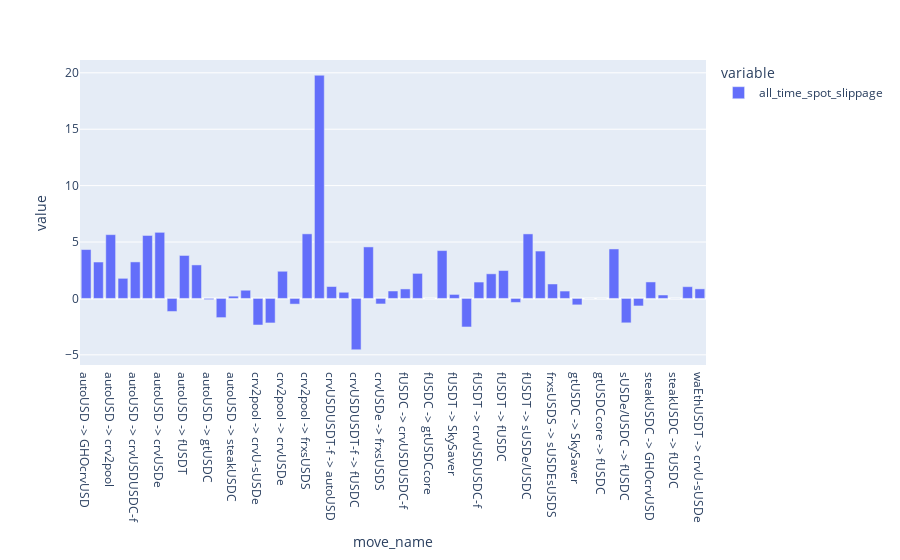
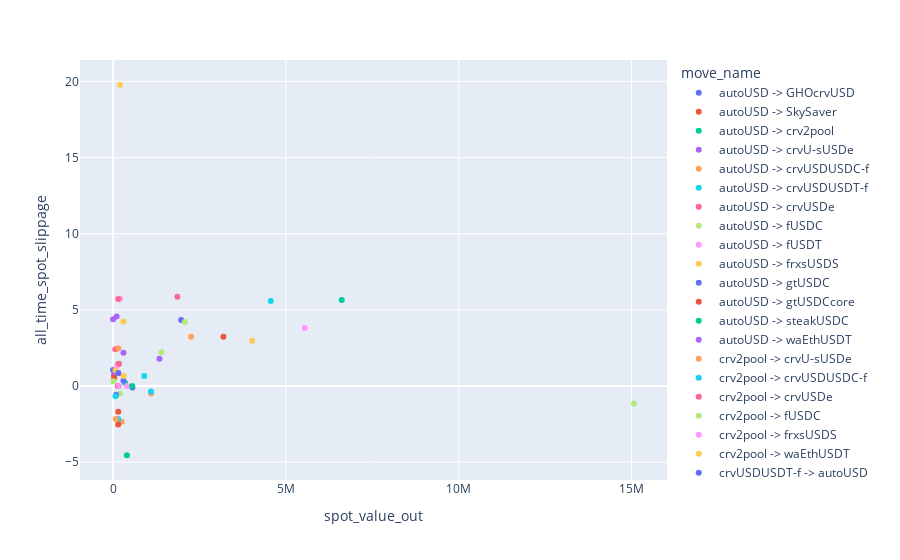

Notebook code cell kept with these figures, in order:
### Code cell
import plotly.express as px
import plotly.io as pio

pio.templates.default = None

df["adjusted_spot_value_out"] = df["spot_value_out"]
by_move_name = df.groupby("move_name")[["spot_value_out", "real_spot_swap_cost"]].sum()
by_move_name["all_time_spot_slippage"] = 10_000 * by_move_name["real_spot_swap_cost"] / by_move_name["spot_value_out"]

px.bar(by_move_name["all_time_spot_slippage"], orientation="v").show()

px.scatter(by_move_name, x="spot_value_out", y="all_time_spot_slippage", color=by_move_name.index)

### Figure 1 — Plotly figure (JSON) as saved in the notebook; plotly's stock layout.template omitted (floating-point values rounded to 4 significant figures)
{"data": [{"alignmentgroup": "True", "hovertemplate": "variable=all_time_spot_slippage<br>move_name=%{x}<br>value=%{y}<extra></extra>", "legendgroup": "all_time_spot_slippage", "marker": {"color": "#636efa", "pattern": {"shape": ""}}, "name": "all_time_spot_slippage", "offsetgroup": "all_time_spot_slippage", "orientation": "v", "showlegend": true, "textposition": "auto", "type": "bar", "x": ["autoUSD -> GHOcrvUSD", "autoUSD -> SkySaver", "autoUSD -> crv2pool", "autoUSD -> crvU-sUSDe", "autoUSD -> crvUSDUSDC-f", "autoUSD -> crvUSDUSDT-f", "autoUSD -> crvUSDe", "autoUSD -> fUSDC", "autoUSD -> fUSDT", "autoUSD -> frxsUSDS", "autoUSD -> gtUSDC", "autoUSD -> gtUSDCcore", "autoUSD -> steakUSDC", "autoUSD -> waEthUSDT", "crv2pool -> crvU-sUSDe", "crv2pool -> crvUSDUSDC-f", "crv2pool -> crvUSDe", "crv2pool -> fUSDC", "crv2pool -> frxsUSDS", "crv2pool -> waEthUSDT", "crvUSDUSDT-f -> autoUSD", "crvUSDUSDT-f -> crvUSDe", "crvUSDUSDT-f -> fUSDC", "crvUSDe -> crvUSDUSDC-f", "crvUSDe -> frxsUSDS", "fUSDC -> GHOcrvUSD", "fUSDC -> crvUSDUSDC-f", "fUSDC -> frxsUSDS", "fUSDC -> gtUSDCcore", "fUSDT -> GHOcrvUSD", "fUSDT -> SkySaver", "fUSDT -> crvU-sUSDe", "fUSDT -> crvUSDUSDC-f", "fUSDT -> crvUSDUSDT-f", "fUSDT -> fUSDC", "fUSDT -> frxsUSDS", "fUSDT -> sUSDe/USDC", "frxsUSDS -> SkySaver", "frxsUSDS -> sUSDEsUSDS", "gtUSDC -> GHOcrvUSD", "gtUSDC -> SkySaver", "gtUSDC -> fUSDC", "gtUSDCcore -> fUSDC", "sUSDe -> autoUSD", "sUSDe/USDC -> fUSDC", "sUSDe/USDC -> frxsUSDS", "steakUSDC -> GHOcrvUSD", "steakUSDC -> crvUSDUSDC-f", "steakUSDC -> fUSDC", "waEthUSDT -> SkySaver", "waEthUSDT -> crvU-sUSDe"], "xaxis": "x", "y": [4.332, 3.226, 5.654, 1.782, 3.238, 5.582, 5.86, -1.157, 3.809, 2.97, -0.1038, -1.699, 0.2008, 0.7259, -2.354, -2.172, 2.409, -0.5033, 5.725, 19.78, 1.055, 0.5464, -4.549, 4.567, -0.4897, 0.6576, 0.8414, 2.22, 0.001411, 4.242, 0.3542, -2.53, 1.451, 2.183, 2.47, -0.3565, 5.721, 4.2, 1.281, 0.6536, -0.5698, 0.0035, 0.0003979, 4.386, -2.163, -0.667, 1.461, 0.3035, 0.00337, 1.041, 0.8476], "yaxis": "y"}], "layout": {"barmode": "relative", "legend": {"title": {"text": "variable"}, "tracegroupgap": 0}, "margin": {"t": 60}, "xaxis": {"anchor": "y", "domain": [0, 1], "title": {"text": "move_name"}}, "yaxis": {"anchor": "x", "domain": [0, 1], "title": {"text": "value"}}}}

### Figure 2 — Plotly figure (JSON) as saved in the notebook; plotly's stock layout.template omitted (floating-point values rounded to 4 significant figures)
{"data": [{"hovertemplate": "move_name=autoUSD -> GHOcrvUSD<br>spot_value_out=%{x}<br>all_time_spot_slippage=%{y}<extra></extra>", "legendgroup": "autoUSD -> GHOcrvUSD", "marker": {"color": "#636efa", "symbol": "circle"}, "mode": "markers", "name": "autoUSD -> GHOcrvUSD", "orientation": "v", "showlegend": true, "type": "scatter", "x": [1968000.0], "xaxis": "x", "y": [4.332], "yaxis": "y"}, {"hovertemplate": "move_name=autoUSD -> SkySaver<br>spot_value_out=%{x}<br>all_time_spot_slippage=%{y}<extra></extra>", "legendgroup": "autoUSD -> SkySaver", "marker": {"color": "#EF553B", "symbol": "circle"}, "mode": "markers", "name": "autoUSD -> SkySaver", "orientation": "v", "showlegend": true, "type": "scatter", "x": [3192000.0], "xaxis": "x", "y": [3.226], "yaxis": "y"}, {"hovertemplate": "move_name=autoUSD -> crv2pool<br>spot_value_out=%{x}<br>all_time_spot_slippage=%{y}<extra></extra>", "legendgroup": "autoUSD -> crv2pool", "marker": {"color": "#00cc96", "symbol": "circle"}, "mode": "markers", "name": "autoUSD -> crv2pool", "orientation": "v", "showlegend": true, "type": "scatter", "x": [6615000.0], "xaxis": "x", "y": [5.654], "yaxis": "y"}, {"hovertemplate": "move_name=autoUSD -> crvU-sUSDe<br>spot_value_out=%{x}<br>all_time_spot_slippage=%{y}<extra></extra>", "legendgroup": "autoUSD -> crvU-sUSDe", "marker": {"color": "#ab63fa", "symbol": "circle"}, "mode": "markers", "name": "autoUSD -> crvU-sUSDe", "orientation": "v", "showlegend": true, "type": "scatter", "x": [1341000.0], "xaxis": "x", "y": [1.782], "yaxis": "y"}, {"hovertemplate": "move_name=autoUSD -> crvUSDUSDC-f<br>spot_value_out=%{x}<br>all_time_spot_slippage=%{y}<extra></extra>", "legendgroup": "autoUSD -> crvUSDUSDC-f", "marker": {"color": "#FFA15A", "symbol": "circle"}, "mode": "markers", "name": "autoUSD -> crvUSDUSDC-f", "orientation": "v", "showlegend": true, "type": "scatter", "x": [2256000.0], "xaxis": "x", "y": [3.238], "yaxis": "y"}, {"hovertemplate": "move_name=autoUSD -> crvUSDUSDT-f<br>spot_value_out=%{x}<br>all_time_spot_slippage=%{y}<extra></extra>", "legendgroup": "autoUSD -> crvUSDUSDT-f", "marker": {"color": "#19d3f3", "symbol": "circle"}, "mode": "markers", "name": "autoUSD -> crvUSDUSDT-f", "orientation": "v", "showlegend": true, "type": "scatter", "x": [4563000.0], "xaxis": "x", "y": [5.582], "yaxis": "y"}, {"hovertemplate": "move_name=autoUSD -> crvUSDe<br>spot_value_out=%{x}<br>all_time_spot_slippage=%{y}<extra></extra>", "legendgroup": "autoUSD -> crvUSDe", "marker": {"color": "#FF6692", "symbol": "circle"}, "mode": "markers", "name": "autoUSD -> crvUSDe", "orientation": "v", "showlegend": true, "type": "scatter", "x": [1860000.0], "xaxis": "x", "y": [5.86], "yaxis": "y"}, {"hovertemplate": "move_name=autoUSD -> fUSDC<br>spot_value_out=%{x}<br>all_time_spot_slippage=%{y}<extra></extra>", "legendgroup": "autoUSD -> fUSDC", "marker": {"color": "#B6E880", "symbol": "circle"}, "mode": "markers", "name": "autoUSD -> fUSDC", "orientation": "v", "showlegend": true, "type": "scatter", "x": [15070000.0], "xaxis": "x", "y": [-1.157], "yaxis": "y"}, {"hovertemplate": "move_name=autoUSD -> fUSDT<br>spot_value_out=%{x}<br>all_time_spot_slippage=%{y}<extra></extra>", "legendgroup": "autoUSD -> fUSDT", "marker": {"color": "#FF97FF", "symbol": "circle"}, "mode": "markers", "name": "autoUSD -> fUSDT", "orientation": "v", "showlegend": true, "type": "scatter", "x": [5545000.0], "xaxis": "x", "y": [3.809], "yaxis": "y"}, {"hovertemplate": "move_name=autoUSD -> frxsUSDS<br>spot_value_out=%{x}<br>all_time_spot_slippage=%{y}<extra></extra>", "legendgroup": "autoUSD -> frxsUSDS", "marker": {"color": "#FECB52", "symbol": "circle"}, "mode": "markers", "name": "autoUSD -> frxsUSDS", "orientation": "v", "showlegend": true, "type": "scatter", "x": [4024000.0], "xaxis": "x", "y": [2.97], "yaxis": "y"}, {"hovertemplate": "move_name=autoUSD -> gtUSDC<br>spot_value_out=%{x}<br>all_time_spot_slippage=%{y}<extra></extra>", "legendgroup": "autoUSD -> gtUSDC", "marker": {"color": "#636efa", "symbol": "circle"}, "mode": "markers", "name": "autoUSD -> gtUSDC", "orientation": "v", "showlegend": true, "type": "scatter", "x": [558900.0], "xaxis": "x", "y": [-0.1038], "yaxis": "y"}, {"hovertemplate": "move_name=autoUSD -> gtUSDCcore<br>spot_value_out=%{x}<br>all_time_spot_slippage=%{y}<extra></extra>", "legendgroup": "autoUSD -> gtUSDCcore", "marker": {"color": "#EF553B", "symbol": "circle"}, "mode": "markers", "name": "autoUSD -> gtUSDCcore", "orientation": "v", "showlegend": true, "type": "scatter", "x": [149900.0], "xaxis": "x", "y": [-1.699], "yaxis": "y"}, {"hovertemplate": "move_name=autoUSD -> steakUSDC<br>spot_value_out=%{x}<br>all_time_spot_slippage=%{y}<extra></extra>", "legendgroup": "autoUSD -> steakUSDC", "marker": {"color": "#00cc96", "symbol": "circle"}, "mode": "markers", "name": "autoUSD -> steakUSDC", "orientation": "v", "showlegend": true, "type": "scatter", "x": [347200.0], "xaxis": "x", "y": [0.2008], "yaxis": "y"}, {"hovertemplate": "move_name=autoUSD -> waEthUSDT<br>spot_value_out=%{x}<br>all_time_spot_slippage=%{y}<extra></extra>", "legendgroup": "autoUSD -> waEthUSDT", "marker": {"color": "#ab63fa", "symbol": "circle"}, "mode": "markers", "name": "autoUSD -> waEthUSDT", "orientation": "v", "showlegend": true, "type": "scatter", "x": [21820.0], "xaxis": "x", "y": [0.7259], "yaxis": "y"}, {"hovertemplate": "move_name=crv2pool -> crvU-sUSDe<br>spot_value_out=%{x}<br>all_time_spot_slippage=%{y}<extra></extra>", "legendgroup": "crv2pool -> crvU-sUSDe", "marker": {"color": "#FFA15A", "symbol": "circle"}, "mode": "markers", "name": "crv2pool -> crvU-sUSDe", "orientation": "v", "showlegend": true, "type": "scatter", "x": [250000.0], "xaxis": "x", "y": [-2.354], "yaxis": "y"}, {"hovertemplate": "move_name=crv2pool -> crvUSDUSDC-f<br>spot_value_out=%{x}<br>all_time_spot_slippage=%{y}<extra></extra>", "legendgroup": "crv2pool -> crvUSDUSDC-f", "marker": {"color": "#19d3f3", "symbol": "circle"}, "mode": "markers", "name": "crv2pool -> crvUSDUSDC-f", "orientation": "v", "showlegend": true, "type": "scatter", "x": [150000], "xaxis": "x", "y": [-2.172], "yaxis": "y"}, {"hovertemplate": "move_name=crv2pool -> crvUSDe<br>spot_value_out=%{x}<br>all_time_spot_slippage=%{y}<extra></extra>", "legendgroup": "crv2pool -> crvUSDe", "marker": {"color": "#FF6692", "symbol": "circle"}, "mode": "markers", "name": "crv2pool -> crvUSDe", "orientation": "v", "showlegend": true, "type": "scatter", "x": [64060.0], "xaxis": "x", "y": [2.409], "yaxis": "y"}, {"hovertemplate": "move_name=crv2pool -> fUSDC<br>spot_value_out=%{x}<br>all_time_spot_slippage=%{y}<extra></extra>", "legendgroup": "crv2pool -> fUSDC", "marker": {"color": "#B6E880", "symbol": "circle"}, "mode": "markers", "name": "crv2pool -> fUSDC", "orientation": "v", "showlegend": true, "type": "scatter", "x": [200000.0], "xaxis": "x", "y": [-0.5033], "yaxis": "y"}, {"hovertemplate": "move_name=crv2pool -> frxsUSDS<br>spot_value_out=%{x}<br>all_time_spot_slippage=%{y}<extra></extra>", "legendgroup": "crv2pool -> frxsUSDS", "marker": {"color": "#FF97FF", "symbol": "circle"}, "mode": "markers", "name": "crv2pool -> frxsUSDS", "orientation": "v", "showlegend": true, "type": "scatter", "x": [200000], "xaxis": "x", "y": [5.725], "yaxis": "y"}, {"hovertemplate": "move_name=crv2pool -> waEthUSDT<br>spot_value_out=%{x}<br>all_time_spot_slippage=%{y}<extra></extra>", "legendgroup": "crv2pool -> waEthUSDT", "marker": {"color": "#FECB52", "symbol": "circle"}, "mode": "markers", "name": "crv2pool -> waEthUSDT", "orientation": "v", "showlegend": true, "type": "scatter", "x": [200000.0], "xaxis": "x", "y": [19.78], "yaxis": "y"}, {"hovertemplate": "move_name=crvUSDUSDT-f -> autoUSD<br>spot_value_out=%{x}<br>all_time_spot_slippage=%{y}<extra></extra>", "legendgroup": "crvUSDUSDT-f -> autoUSD", "marker": {"color": "#636efa", "symbol": "circle"}, "mode": "markers", "name": "crvUSDUSDT-f -> autoUSD", "orientation": "v", "showlegend": true, "type": "scatter", "x": [99.98], "xaxis": "x", "y": [1.055], "yaxis": "y"}, {"hovertemplate": "move_name=crvUSDUSDT-f -> crvUSDe<br>spot_value_out=%{x}<br>all_time_spot_slippage=%{y}<extra></extra>", "legendgroup": "crvUSDUSDT-f -> crvUSDe", "marker": {"color": "#EF553B", "symbol": "circle"}, "mode": "markers", "name": "crvUSDUSDT-f -> crvUSDe", "orientation": "v", "showlegend": true, "type": "scatter", "x": [29870.0], "xaxis": "x", "y": [0.5464], "yaxis": "y"}, {"hovertemplate": "move_name=crvUSDUSDT-f -> fUSDC<br>spot_value_out=%{x}<br>all_time_spot_slippage=%{y}<extra></extra>", "legendgroup": "crvUSDUSDT-f -> fUSDC", "marker": {"color": "#00cc96", "symbol": "circle"}, "mode": "markers", "name": "crvUSDUSDT-f -> fUSDC", "orientation": "v", "showlegend": true, "type": "scatter", "x": [400000.0], "xaxis": "x", "y": [-4.549], "yaxis": "y"}, {"hovertemplate": "move_name=crvUSDe -> crvUSDUSDC-f<br>spot_value_out=%{x}<br>all_time_spot_slippage=%{y}<extra></extra>", "legendgroup": "crvUSDe -> crvUSDUSDC-f", "marker": {"color": "#ab63fa", "symbol": "circle"}, "mode": "markers", "name": "crvUSDe -> crvUSDUSDC-f", "orientation": "v", "showlegend": true, "type": "scatter", "x": [100000.0], "xaxis": "x", "y": [4.567], "yaxis": "y"}, {"hovertemplate": "move_name=crvUSDe -> frxsUSDS<br>spot_value_out=%{x}<br>all_time_spot_slippage=%{y}<extra></extra>", "legendgroup": "crvUSDe -> frxsUSDS", "marker": {"color": "#FFA15A", "symbol": "circle"}, "mode": "markers", "name": "crvUSDe -> frxsUSDS", "orientation": "v", "showlegend": true, "type": "scatter", "x": [1100000.0], "xaxis": "x", "y": [-0.4897], "yaxis": "y"}, {"hovertemplate": "move_name=fUSDC -> GHOcrvUSD<br>spot_value_out=%{x}<br>all_time_spot_slippage=%{y}<extra></extra>", "legendgroup": "fUSDC -> GHOcrvUSD", "marker": {"color": "#19d3f3", "symbol": "circle"}, "mode": "markers", "name": "fUSDC -> GHOcrvUSD", "orientation": "v", "showlegend": true, "type": "scatter", "x": [900000.0], "xaxis": "x", "y": [0.6576], "yaxis": "y"}, {"hovertemplate": "move_name=fUSDC -> crvUSDUSDC-f<br>spot_value_out=%{x}<br>all_time_spot_slippage=%{y}<extra></extra>", "legendgroup": "fUSDC -> crvUSDUSDC-f", "marker": {"color": "#FF6692", "symbol": "circle"}, "mode": "markers", "name": "fUSDC -> crvUSDUSDC-f", "orientation": "v", "showlegend": true, "type": "scatter", "x": [150000.0], "xaxis": "x", "y": [0.8414], "yaxis": "y"}, {"hovertemplate": "move_name=fUSDC -> frxsUSDS<br>spot_value_out=%{x}<br>all_time_spot_slippage=%{y}<extra></extra>", "legendgroup": "fUSDC -> frxsUSDS", "marker": {"color": "#B6E880", "symbol": "circle"}, "mode": "markers", "name": "fUSDC -> frxsUSDS", "orientation": "v", "showlegend": true, "type": "scatter", "x": [1400000.0], "xaxis": "x", "y": [2.22], "yaxis": "y"}, {"hovertemplate": "move_name=fUSDC -> gtUSDCcore<br>spot_value_out=%{x}<br>all_time_spot_slippage=%{y}<extra></extra>", "legendgroup": "fUSDC -> gtUSDCcore", "marker": {"color": "#FF97FF", "symbol": "circle"}, "mode": "markers", "name": "fUSDC -> gtUSDCcore", "orientation": "v", "showlegend": true, "type": "scatter", "x": [402900.0], "xaxis": "x", "y": [0.001411], "yaxis": "y"}, {"hovertemplate": "move_name=fUSDT -> GHOcrvUSD<br>spot_value_out=%{x}<br>all_time_spot_slippage=%{y}<extra></extra>", "legendgroup": "fUSDT -> GHOcrvUSD", "marker": {"color": "#FECB52", "symbol": "circle"}, "mode": "markers", "name": "fUSDT -> GHOcrvUSD", "orientation": "v", "showlegend": true, "type": "scatter", "x": [300000.0], "xaxis": "x", "y": [4.242], "yaxis": "y"}, {"hovertemplate": "move_name=fUSDT -> SkySaver<br>spot_value_out=%{x}<br>all_time_spot_slippage=%{y}<extra></extra>", "legendgroup": "fUSDT -> SkySaver", "marker": {"color": "#636efa", "symbol": "circle"}, "mode": "markers", "name": "fUSDT -> SkySaver", "orientation": "v", "showlegend": true, "type": "scatter", "x": [300000.0], "xaxis": "x", "y": [0.3542], "yaxis": "y"}, {"hovertemplate": "move_name=fUSDT -> crvU-sUSDe<br>spot_value_out=%{x}<br>all_time_spot_slippage=%{y}<extra></extra>", "legendgroup": "fUSDT -> crvU-sUSDe", "marker": {"color": "#EF553B", "symbol": "circle"}, "mode": "markers", "name": "fUSDT -> crvU-sUSDe", "orientation": "v", "showlegend": true, "type": "scatter", "x": [150000.0], "xaxis": "x", "y": [-2.53], "yaxis": "y"}, {"hovertemplate": "move_name=fUSDT -> crvUSDUSDC-f<br>spot_value_out=%{x}<br>all_time_spot_slippage=%{y}<extra></extra>", "legendgroup": "fUSDT -> crvUSDUSDC-f", "marker": {"color": "#00cc96", "symbol": "circle"}, "mode": "markers", "name": "fUSDT -> crvUSDUSDC-f", "orientation": "v", "showlegend": true, "type": "scatter", "x": [150000.0], "xaxis": "x", "y": [1.451], "yaxis": "y"}, {"hovertemplate": "move_name=fUSDT -> crvUSDUSDT-f<br>spot_value_out=%{x}<br>all_time_spot_slippage=%{y}<extra></extra>", "legendgroup": "fUSDT -> crvUSDUSDT-f", "marker": {"color": "#ab63fa", "symbol": "circle"}, "mode": "markers", "name": "fUSDT -> crvUSDUSDT-f", "orientation": "v", "showlegend": true, "type": "scatter", "x": [300000.0], "xaxis": "x", "y": [2.183], "yaxis": "y"}, {"hovertemplate": "move_name=fUSDT -> fUSDC<br>spot_value_out=%{x}<br>all_time_spot_slippage=%{y}<extra></extra>", "legendgroup": "fUSDT -> fUSDC", "marker": {"color": "#FFA15A", "symbol": "circle"}, "mode": "markers", "name": "fUSDT -> fUSDC", "orientation": "v", "showlegend": true, "type": "scatter", "x": [150000.0], "xaxis": "x", "y": [2.47], "yaxis": "y"}, {"hovertemplate": "move_name=fUSDT -> frxsUSDS<br>spot_value_out=%{x}<br>all_time_spot_slippage=%{y}<extra></extra>", "legendgroup": "fUSDT -> frxsUSDS", "marker": {"color": "#19d3f3", "symbol": "circle"}, "mode": "markers", "name": "fUSDT -> frxsUSDS", "orientation": "v", "showlegend": true, "type": "scatter", "x": [1096000.0], "xaxis": "x", "y": [-0.3565], "yaxis": "y"}, {"hovertemplate": "move_name=fUSDT -> sUSDe/USDC<br>spot_value_out=%{x}<br>all_time_spot_slippage=%{y}<extra></extra>", "legendgroup": "fUSDT -> sUSDe/USDC", "marker": {"color": "#FF6692", "symbol": "circle"}, "mode": "markers", "name": "fUSDT -> sUSDe/USDC", "orientation": "v", "showlegend": true, "type": "scatter", "x": [150000.0], "xaxis": "x", "y": [5.721], "yaxis": "y"}, {"hovertemplate": "move_name=frxsUSDS -> SkySaver<br>spot_value_out=%{x}<br>all_time_spot_slippage=%{y}<extra></extra>", "legendgroup": "frxsUSDS -> SkySaver", "marker": {"color": "#B6E880", "symbol": "circle"}, "mode": "markers", "name": "frxsUSDS -> SkySaver", "orientation": "v", "showlegend": true, "type": "scatter", "x": [2075000.0], "xaxis": "x", "y": [4.2], "yaxis": "y"}, {"hovertemplate": "move_name=frxsUSDS -> sUSDEsUSDS<br>spot_value_out=%{x}<br>all_time_spot_slippage=%{y}<extra></extra>", "legendgroup": "frxsUSDS -> sUSDEsUSDS", "marker": {"color": "#FF97FF", "symbol": "circle"}, "mode": "markers", "name": "frxsUSDS -> sUSDEsUSDS", "orientation": "v", "showlegend": true, "type": "scatter", "x": [100000.0], "xaxis": "x", "y": [1.281], "yaxis": "y"}, {"hovertemplate": "move_name=gtUSDC -> GHOcrvUSD<br>spot_value_out=%{x}<br>all_time_spot_slippage=%{y}<extra></extra>", "legendgroup": "gtUSDC -> GHOcrvUSD", "marker": {"color": "#FECB52", "symbol": "circle"}, "mode": "markers", "name": "gtUSDC -> GHOcrvUSD", "orientation": "v", "showlegend": true, "type": "scatter", "x": [310800.0], "xaxis": "x", "y": [0.6536], "yaxis": "y"}, {"hovertemplate": "move_name=gtUSDC -> SkySaver<br>spot_value_out=%{x}<br>all_time_spot_slippage=%{y}<extra></extra>", "legendgroup": "gtUSDC -> SkySaver", "marker": {"color": "#636efa", "symbol": "circle"}, "mode": "markers", "name": "gtUSDC -> SkySaver", "orientation": "v", "showlegend": true, "type": "scatter", "x": [85000], "xaxis": "x", "y": [-0.5698], "yaxis": "y"}, {"hovertemplate": "move_name=gtUSDC -> fUSDC<br>spot_value_out=%{x}<br>all_time_spot_slippage=%{y}<extra></extra>", "legendgroup": "gtUSDC -> fUSDC", "marker": {"color": "#EF553B", "symbol": "circle"}, "mode": "markers", "name": "gtUSDC -> fUSDC", "orientation": "v", "showlegend": true, "type": "scatter", "x": [143100.0], "xaxis": "x", "y": [0.0035], "yaxis": "y"}, {"hovertemplate": "move_name=gtUSDCcore -> fUSDC<br>spot_value_out=%{x}<br>all_time_spot_slippage=%{y}<extra></extra>", "legendgroup": "gtUSDCcore -> fUSDC", "marker": {"color": "#00cc96", "symbol": "circle"}, "mode": "markers", "name": "gtUSDCcore -> fUSDC", "orientation": "v", "showlegend": true, "type": "scatter", "x": [552900.0], "xaxis": "x", "y": [0.0003979], "yaxis": "y"}, {"hovertemplate": "move_name=sUSDe -> autoUSD<br>spot_value_out=%{x}<br>all_time_spot_slippage=%{y}<extra></extra>", "legendgroup": "sUSDe -> autoUSD", "marker": {"color": "#ab63fa", "symbol": "circle"}, "mode": "markers", "name": "sUSDe -> autoUSD", "orientation": "v", "showlegend": true, "type": "scatter", "x": [100.1], "xaxis": "x", "y": [4.386], "yaxis": "y"}, {"hovertemplate": "move_name=sUSDe/USDC -> fUSDC<br>spot_value_out=%{x}<br>all_time_spot_slippage=%{y}<extra></extra>", "legendgroup": "sUSDe/USDC -> fUSDC", "marker": {"color": "#FFA15A", "symbol": "circle"}, "mode": "markers", "name": "sUSDe/USDC -> fUSDC", "orientation": "v", "showlegend": true, "type": "scatter", "x": [77780.0], "xaxis": "x", "y": [-2.163], "yaxis": "y"}, {"hovertemplate": "move_name=sUSDe/USDC -> frxsUSDS<br>spot_value_out=%{x}<br>all_time_spot_slippage=%{y}<extra></extra>", "legendgroup": "sUSDe/USDC -> frxsUSDS", "marker": {"color": "#19d3f3", "symbol": "circle"}, "mode": "markers", "name": "sUSDe/USDC -> frxsUSDS", "orientation": "v", "showlegend": true, "type": "scatter", "x": [70000.0], "xaxis": "x", "y": [-0.667], "yaxis": "y"}, {"hovertemplate": "move_name=steakUSDC -> GHOcrvUSD<br>spot_value_out=%{x}<br>all_time_spot_slippage=%{y}<extra></extra>", "legendgroup": "steakUSDC -> GHOcrvUSD", "marker": {"color": "#FF6692", "symbol": "circle"}, "mode": "markers", "name": "steakUSDC -> GHOcrvUSD", "orientation": "v", "showlegend": true, "type": "scatter", "x": [170000], "xaxis": "x", "y": [1.461], "yaxis": "y"}, {"hovertemplate": "move_name=steakUSDC -> crvUSDUSDC-f<br>spot_value_out=%{x}<br>all_time_spot_slippage=%{y}<extra></extra>", "legendgroup": "steakUSDC -> crvUSDUSDC-f", "marker": {"color": "#B6E880", "symbol": "circle"}, "mode": "markers", "name": "steakUSDC -> crvUSDUSDC-f", "orientation": "v", "showlegend": true, "type": "scatter", "x": [5438.0], "xaxis": "x", "y": [0.3035], "yaxis": "y"}, {"hovertemplate": "move_name=steakUSDC -> fUSDC<br>spot_value_out=%{x}<br>all_time_spot_slippage=%{y}<extra></extra>", "legendgroup": "steakUSDC -> fUSDC", "marker": {"color": "#FF97FF", "symbol": "circle"}, "mode": "markers", "name": "steakUSDC -> fUSDC", "orientation": "v", "showlegend": true, "type": "scatter", "x": [171800.0], "xaxis": "x", "y": [0.00337], "yaxis": "y"}, {"hovertemplate": "move_name=waEthUSDT -> SkySaver<br>spot_value_out=%{x}<br>all_time_spot_slippage=%{y}<extra></extra>", "legendgroup": "waEthUSDT -> SkySaver", "marker": {"color": "#FECB52", "symbol": "circle"}, "mode": "markers", "name": "waEthUSDT -> SkySaver", "orientation": "v", "showlegend": true, "type": "scatter", "x": [70000.0], "xaxis": "x", "y": [1.041], "yaxis": "y"}, {"hovertemplate": "move_name=waEthUSDT -> crvU-sUSDe<br>spot_value_out=%{x}<br>all_time_spot_slippage=%{y}<extra></extra>", "legendgroup": "waEthUSDT -> crvU-sUSDe", "marker": {"color": "#636efa", "symbol": "circle"}, "mode": "markers", "name": "waEthUSDT -> crvU-sUSDe", "orientation": "v", "showlegend": true, "type": "scatter", "x": [152000.0], "xaxis": "x", "y": [0.8476], "yaxis": "y"}], "layout": {"legend": {"title": {"text": "move_name"}, "tracegroupgap": 0}, "margin": {"t": 60}, "xaxis": {"anchor": "y", "domain": [0, 1], "title": {"text": "spot_value_out"}}, "yaxis": {"anchor": "x", "domain": [0, 1], "title": {"text": "all_time_spot_slippage"}}}}
